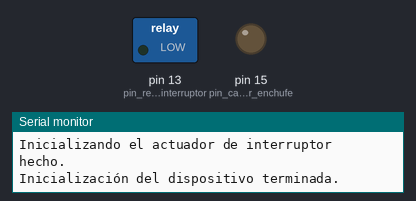
The sketch below on a simulated Arduino Uno, built with avr-gcc and run on an emulated ATmega328P. Parts: switched loads named in the sketch (green lamp = pin HIGH), output pins drawn as LEDs (lit = HIGH), the last lines printed to the serial monitor.

Above: at 0.5 s.
At 5.0 s:
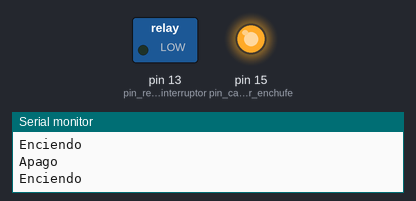
Timing chart, 0 to 6.9 s (numbered marks = the images above):
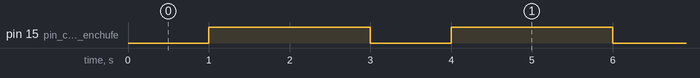

Measured:
- by itself, pin 15 (pin_carga_actuador_enchufe): alternates HIGH for 2.0 s and LOW for 1.0 s

The sketch:

P0.Multiactuador.ino
```cpp
/* Grupo 8
Alumnos: ESTEBAN y MIGUEL
Multiactuador básico de la práctica 0, compuesto por un actuador de enchufe y un actuador de interruptor.
El actuador de enchufe tiene conectado como carga un led blanco, y para simular su funcionamiento, se enciende y apaga a intevalos regulares.
El actuador de interruptor tiene conectado como carga un led rojo, que es activado por un relé, mediante el cual se activa/desactiva la carga.
*/

/* Definición de constantes COMUNES */
#define SI true
#define NO false
#define ENCENDIDO HIGH
#define APAGADO LOW

/* Definición de constantes y variables del ACTUADOR DE ENCHUFE */
const int pin_carga_actuador_enchufe = 15; // Pin al que esta conectado la carga
const long intervalo_encendido = 2000; // Encendido durante 2 segundos
const long intervalo_apagado = 1000; // Apagado durante 1 segundo
unsigned long tiempo_previo = 0; // Unsigned para variables que guardan tiempo, almacena el tiempo en el que se realizó el último cambio de estado
bool estado_carga_actuador_enchufe = APAGADO; // Estado inicial de la carga (apagado)

/* Definición de constantes y variables del ACTUADOR DE INTERRUPTOR*/
const int pin_rele_actuador_interruptor = 13; // Pin al que esta conectado la carga
const int pin_pulsador_interruptor = 0; // Pin al que está conectado el pulsador de interruptor
bool estado_anterior_pulsador = ENCENDIDO; // Estado anterior del pulsador (inicializado a alto)
bool estado_carga_actuador_interruptor = APAGADO; // Estado inicial de la carga (apagado)
bool pulsador_estaba_presionado = NO; // Variable para rastrear si el pulsador está presionado

void setup() {
  Serial.begin(115200);
  Serial.println("");
  Serial.println("Arrancando");
  setup_actuador_enchufe();
  setup_actuador_interruptor();
  Serial.println("Inicialización del dispositivo terminada.");
}

void setup_actuador_enchufe() {
  Serial.print("Inicializando el actuador de enchufe ");
  pinMode(pin_carga_actuador_enchufe, OUTPUT);
  Serial.println("hecho.");
}

void setup_actuador_interruptor() {
  Serial.println("Inicializando el actuador de interruptor ");
  pinMode(pin_rele_actuador_interruptor, OUTPUT);
  pinMode(pin_pulsador_interruptor, INPUT_PULLUP); // Utiliza resistencia pull-up interna
  Serial.println("hecho.");
}

void loop() {
  // Código común a ambos actuadores
  loop_actuador_interruptor();
  loop_actuador_enchufe();
}

void loop_actuador_enchufe() {
  unsigned long tiempo_actual = millis(); // Almacena cuanto tiempo ha pasado desde el último estado

  if (estado_carga_actuador_enchufe == APAGADO && tiempo_actual - tiempo_previo >= intervalo_apagado) {
    estado_carga_actuador_enchufe = ENCENDIDO; // Cambia el estado del actuador
    tiempo_previo = tiempo_actual; // Guarda el tiempo actual
    Serial.println("Enciendo");
    digitalWrite(pin_carga_actuador_enchufe, estado_carga_actuador_enchufe);

  } else if (estado_carga_actuador_enchufe == ENCENDIDO && tiempo_actual - tiempo_previo >= intervalo_encendido) {
    estado_carga_actuador_enchufe = APAGADO; // Cambia el estado del actuador
    tiempo_previo = tiempo_actual; // Guarda el tiempo actual
    Serial.println("Apago\n");
    digitalWrite(pin_carga_actuador_enchufe, estado_carga_actuador_enchufe);
  }
}

void loop_actuador_interruptor() {
  int estado_pulsador = digitalRead(pin_pulsador_interruptor); // Almacena en una variable el si el pulsador está pulsado o no

  // Si el pulsador se presiona y no estaba presionado previamente, enciende el actuador
  if (estado_pulsador == APAGADO && estado_anterior_pulsador == ENCENDIDO && !pulsador_estaba_presionado) {
    estado_carga_actuador_interruptor = !estado_carga_actuador_interruptor; // Cambia el estado del actuador
    pulsador_estaba_presionado = SI; // Marca que el pulsador está presionado
    digitalWrite(pin_rele_actuador_interruptor, estado_carga_actuador_interruptor); // Aplica el cambio al actuador
    Serial.println(estado_carga_actuador_interruptor == ENCENDIDO ? "LED encendido" : "LED apagado");
  }

  // Si el pulsador se suelta, marca que el pulsador ya no está presionado
  if (estado_pulsador == ENCENDIDO && pulsador_estaba_presionado) {
    pulsador_estaba_presionado = NO;
  }

  estado_anterior_pulsador = estado_pulsador; // Guarda el estado actual del pulsador para la próxima comparación
}
```
